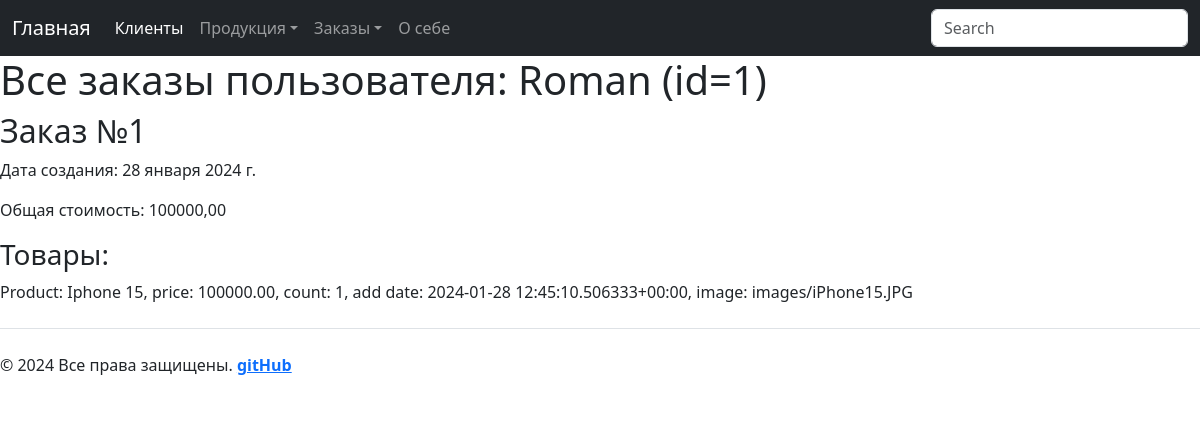
Screenshot of /shop/client_orders/1 with the database file from the repository.
### app_2/models.py (models this page shows, shortened)
class Client(models.Model):
    name = models.CharField(max_length=70)
    email = models.EmailField()
    phone = models.CharField(max_length=70)
    address = models.CharField(max_length=200)
    register_date = models.DateTimeField(auto_now_add=True)

class Order(models.Model):
    client = models.ForeignKey(Client, on_delete=models.CASCADE)
    product = models.ManyToManyField(
        Product)  # создается автоматически таблица Order_products связи таблиц Order и Product
    order_sum = models.DecimalField(max_digits=10, decimal_places=2)
    order_date = models.DateField(auto_now_add=True)
    is_paid = models.BooleanField(default=False)

### app_2/views.py (the view)
# urls.py: path('shop/client_orders/<int:id_client>', views.client_orders, name='client_orders'),
def client_orders(request, id_client: int):
    products = {}
    client = Client.objects.filter(pk=id_client).first()
    orders = Order.objects.filter(client=client).all()
    for order in orders:
        products[order.id] = str(order.product.all()).replace('<QuerySet [<', '').replace('>]>',
                                                                                          '').split('>, <')
    return render(request, 'app_2/client_orders.html', {'client': client, 'orders': orders,
                                                        'products': products})

### app_2/models.py (called while the page is built)
    def __str__(self) -> str:
        return (f'{self.title}, price: {self.price}, count: {self.count}, add date: {self.add_date}, '
                f'image: {self.image_product}')

### app_2/templates/app_2/client_orders.html (shortened to what this page needs)
{% extends 'app_2/base.html' %}
{% block content %}
    <h1>Все заказы пользователя: {{ client.name }} (id={{ client.id }})</h1>
    {% if orders %}
        {% for order in orders %}
            <h2>Заказ №{{ order.id }}</h2>
            <p>Дата создания: {{ order.order_date }}</p>
            <p>Общая стоимость: {{ order.order_sum }}</p>
            <h3>Товары:</h3>
                {% for key, value in products.items %}
                    {% if key == order.id %}
                        {% for product in value %}
                            <p>{{ product }}</p>
                        {% endfor %}
                    {% endif %}
                {% endfor %}
        {% endfor %}
    {% elif client.id == NULL %}
        <p>Нет такого клиента</p>
     {% else %}
        <p>Заказов нет</p>
    {% endif %}
{% endblock %}

### rows the page displays
Client: name "Roman", id "1"
Order: id "1", order_date "28 января 2024 г.", order_sum "100000,00", value "Product: Iphone 15, price: 100000.00, count: 1, add date: 2024-01-28 12:45:10.506333+00:00, image: images/iPhone15.JPG"
